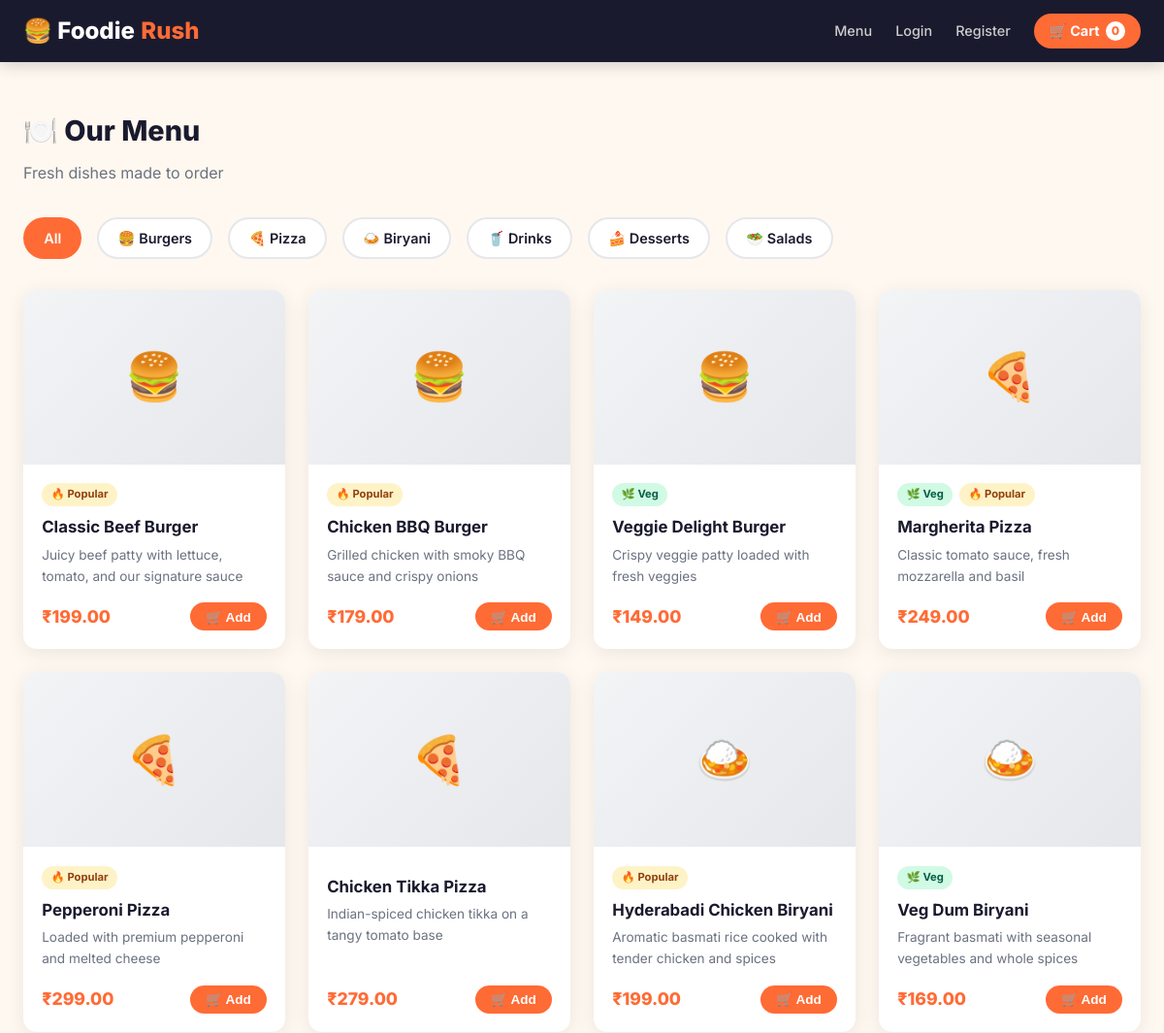
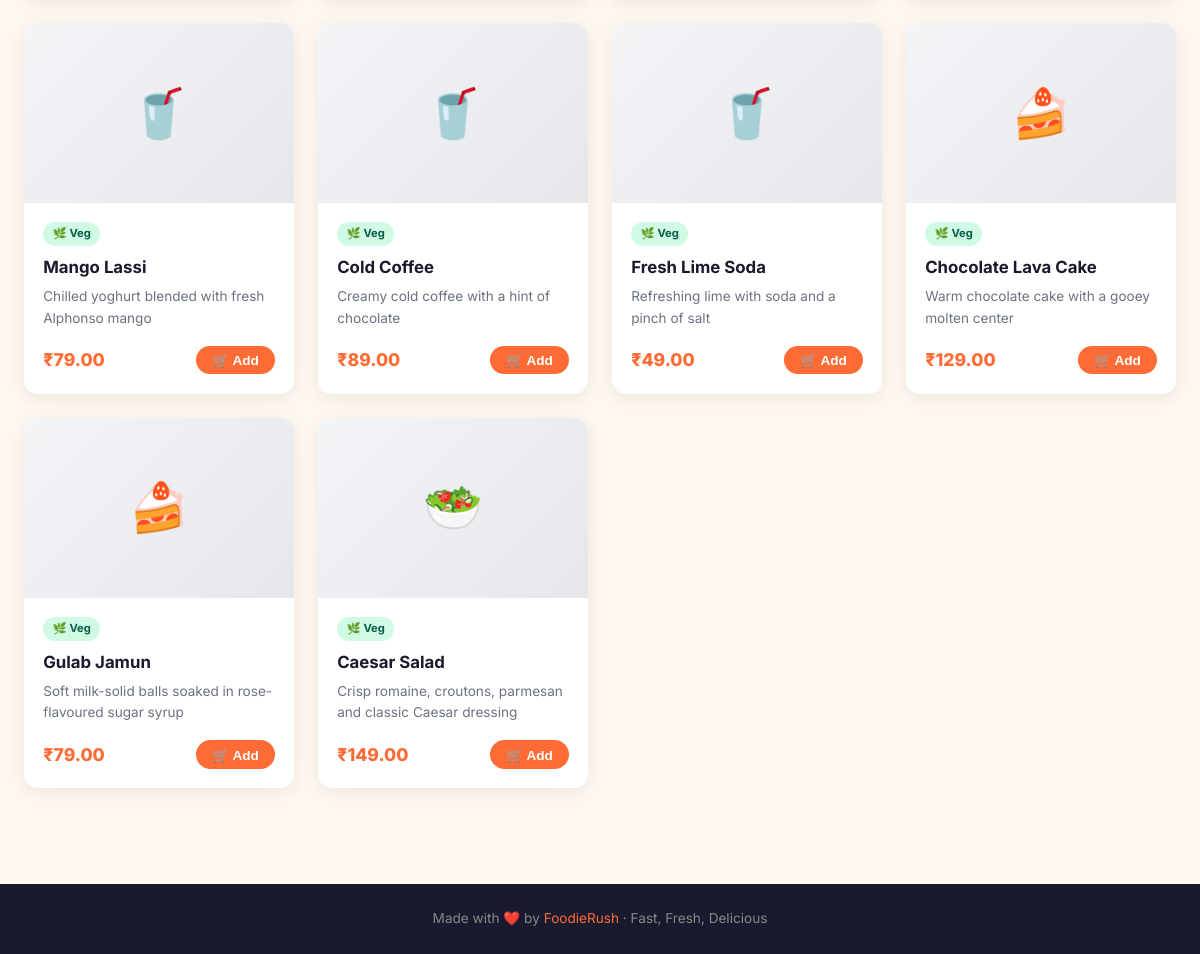
The app's page /menu/ with its own data (2 pictures, top to bottom).
### menu/models.py (models this page shows, shortened)
class Category(models.Model):
    name = models.CharField(max_length=100)
    icon = models.CharField(max_length=50, default='🍽️')
    class Meta:
        verbose_name_plural = 'Categories'

class MenuItem(models.Model):
    category = models.ForeignKey(Category, on_delete=models.CASCADE, related_name='items')
    name = models.CharField(max_length=200)
    description = models.TextField()
    price = models.DecimalField(max_digits=8, decimal_places=2)
    image = models.ImageField(upload_to='menu/', blank=True, null=True)
    is_available = models.BooleanField(default=True)
    is_popular = models.BooleanField(default=False)
    is_vegetarian = models.BooleanField(default=False)
    created_at = models.DateTimeField(auto_now_add=True)

### menu/views.py (the view)
# urls.py: path('menu/', views.menu_list, name='menu_list'),
def menu_list(request):
    categories = Category.objects.prefetch_related('items').all()
    selected_cat = request.GET.get('category')
    items = MenuItem.objects.filter(is_available=True)
    if selected_cat:
        items = items.filter(category__id=selected_cat)
    return render(request, 'menu/menu.html', {
        'categories': categories,
        'items': items,
        'selected_cat': int(selected_cat) if selected_cat else None,
    })

### menu/context_processors.py (called while the page is built)
def cart_count(request):
    cart = request.session.get('cart', {})
    count = sum(cart.values())
    return {'cart_count': count}

### templates/menu/menu.html (shortened to what this page needs)
{% extends 'base.html' %}
{% block content %}
<div class="section">
  <h2 class="section-title">🍽️ Our Menu</h2>
  <p class="section-sub">Fresh dishes made to order</p>
  <div class="cat-grid">
    <a href="{% url 'menu_list' %}" class="cat-btn {% if not selected_cat %}active{% endif %}">All</a>
    {% for cat in categories %}
    <a href="{% url 'menu_list' %}?category={{ cat.id }}" class="cat-btn {% if selected_cat == cat.id %}active{% endif %}">{{ cat.icon }} {{ cat.name }}</a>
    {% endfor %}
  </div>
  {% if items %}
  <div class="card-grid">
    {% for item in items %}
    <div class="card">
      {% if item.image %}
        <img src="{{ item.image.url }}" alt="{{ item.name }}" class="card-img">
      {% else %}
        <div class="card-img-placeholder">{{ item.category.icon }}</div>
      {% endif %}
      <div class="card-body">
        <div style="display:flex;gap:.4rem;margin-bottom:.5rem;">
          {% if item.is_vegetarian %}<span class="badge badge-veg">🌿 Veg</span>{% endif %}
          {% if item.is_popular %}<span class="badge badge-pop">🔥 Popular</span>{% endif %}
        </div>
        <div class="card-title"><a href="{% url 'item_detail' item.pk %}">{{ item.name }}</a></div>
        <div class="card-desc">{{ item.description }}</div>
        <div class="card-footer">
          <span class="price">₹{{ item.price }}</span>
          <button class="btn btn-primary btn-sm add-to-cart-btn" data-url="{% url 'add_to_cart' item.pk %}">🛒 Add</button>
        </div>
      </div>
    </div>
    {% endfor %}
  </div>
  {% else %}
  <div class="empty-state"><div class="icon">🍽️</div><p>No items found in this category.</p></div>
  {% endif %}
</div>
{% endblock %}

### static/css/style.css (style rules this page uses)
*, *::before, *::after { box-sizing: border-box; margin: 0; padding: 0; }
:root { --orange: #FF6B35; --orange-dark: #E55A22; --cream: #FFF8F0; --dark: #1A1A2E; --dark2: #2D2D44; --gray: #6B7280; --gray-light: #F3F4F6; --green: #22C55E; --red: #EF4444; --radius: 14px; --shadow: 0 4px 20px rgba(0,0,0,.08); --shadow-lg: 0 10px 40px rgba(0,0,0,.12); }
body { font-family: 'Inter', system-ui, sans-serif; background: var(--cream); color: var(--dark); line-height: 1.6; }
a { color: inherit; text-decoration: none; }
.btn { display: inline-flex; align-items: center; gap: .5rem; padding: .75rem 1.75rem; border-radius: 50px; font-weight: 700; font-size: .95rem; cursor: pointer; border: none; transition: all .2s; }
.btn-primary { background: var(--orange); color: #fff; }
.btn-sm { padding: .4rem 1rem; font-size: .85rem; }
.section { max-width: 1200px; margin: 0 auto; padding: 3rem 1.5rem; }
.section-title { font-size: 1.8rem; font-weight: 800; margin-bottom: .5rem; }
.section-sub { color: var(--gray); margin-bottom: 2rem; }
.card-grid { display: grid; grid-template-columns: repeat(auto-fill, minmax(260px, 1fr)); gap: 1.5rem; }
.card { background: #fff; border-radius: var(--radius); box-shadow: var(--shadow); overflow: hidden; transition: transform .2s, box-shadow .2s; display: flex; flex-direction: column; }
.card-img-placeholder { width: 100%; height: 180px; background: linear-gradient(135deg, #F3F4F6, #E5E7EB); display: flex; align-items: center; justify-content: center; font-size: 3rem; }
.card-body { padding: 1.2rem; flex: 1; display: flex; flex-direction: column; }
.card-title { font-size: 1.05rem; font-weight: 700; margin-bottom: .3rem; }
.card-desc { color: var(--gray); font-size: .85rem; flex: 1; margin-bottom: 1rem; display: -webkit-box; -webkit-line-clamp: 2; -webkit-box-orient: vertical; overflow: hidden; }
.card-footer { display: flex; align-items: center; justify-content: space-between; }
.price { font-size: 1.1rem; font-weight: 800; color: var(--orange); }
.badge { font-size: .7rem; font-weight: 700; padding: .2rem .6rem; border-radius: 20px; }
.badge-veg { background: #D1FAE5; color: #065F46; }
.badge-pop { background: #FEF3C7; color: #92400E; }
.cat-grid { display: flex; gap: 1rem; flex-wrap: wrap; margin-bottom: 2rem; }
.cat-btn { padding: .5rem 1.2rem; border-radius: 50px; border: 2px solid #E5E7EB; background: #fff; cursor: pointer; font-weight: 600; font-size: .9rem; transition: all .2s; display: flex; align-items: center; gap: .4rem; }
.cat-btn:hover, .cat-btn.active { border-color: var(--orange); background: var(--orange); color: #fff; }

### records on screen
Category: icon "🍔", name "Burgers"
Category: icon "🍕", name "Pizza"
Category: icon "🍛", name "Biryani"
Category: icon "🥤", name "Drinks"
Category: icon "🍰", name "Desserts"
Category: icon "🥗", name "Salads"
MenuItem: category.icon "🍔", is_popular "🔥 Popular", name "Classic Beef Burger", description "Juicy beef patty with lettuce, tomato, and our signature sauce", price "199.00"
MenuItem: category.icon "🍔", is_popular "🔥 Popular", name "Chicken BBQ Burger", description "Grilled chicken with smoky BBQ sauce and crispy onions", price "179.00"
MenuItem: category.icon "🍔", is_vegetarian "🌿 Veg", name "Veggie Delight Burger", description "Crispy veggie patty loaded with fresh veggies", price "149.00"
MenuItem: category.icon "🍕", is_vegetarian "🌿 Veg", is_popular "🔥 Popular", name "Margherita Pizza", description "Classic tomato sauce, fresh mozzarella and basil", price "249.00"
MenuItem: category.icon "🍕", is_popular "🔥 Popular", name "Pepperoni Pizza", description "Loaded with premium pepperoni and melted cheese", price "299.00"
MenuItem: category.icon "🍕", name "Chicken Tikka Pizza", description "Indian-spiced chicken tikka on a tangy tomato base", price "279.00"
MenuItem: category.icon "🍛", is_popular "🔥 Popular", name "Hyderabadi Chicken Biryani", description "Aromatic basmati rice cooked with tender chicken and spices", price "199.00"
MenuItem: category.icon "🍛", is_vegetarian "🌿 Veg", name "Veg Dum Biryani", description "Fragrant basmati with seasonal vegetables and whole spices", price "169.00"
MenuItem: category.icon "🥤", is_vegetarian "🌿 Veg", name "Mango Lassi", description "Chilled yoghurt blended with fresh Alphonso mango", price "79.00"
MenuItem: category.icon "🥤", is_vegetarian "🌿 Veg", name "Cold Coffee", description "Creamy cold coffee with a hint of chocolate", price "89.00"
MenuItem: category.icon "🥤", is_vegetarian "🌿 Veg", name "Fresh Lime Soda", description "Refreshing lime with soda and a pinch of salt", price "49.00"
MenuItem: category.icon "🍰", is_vegetarian "🌿 Veg", name "Chocolate Lava Cake", description "Warm chocolate cake with a gooey molten center", price "129.00"
MenuItem: category.icon "🍰", is_vegetarian "🌿 Veg", name "Gulab Jamun", description "Soft milk-solid balls soaked in rose-flavoured sugar syrup", price "79.00"
MenuItem: category.icon "🥗", is_vegetarian "🌿 Veg", name "Caesar Salad", description "Crisp romaine, croutons, parmesan and classic Caesar dressing", price "149.00"

### other values on screen
{{ cart_count }} "0"
